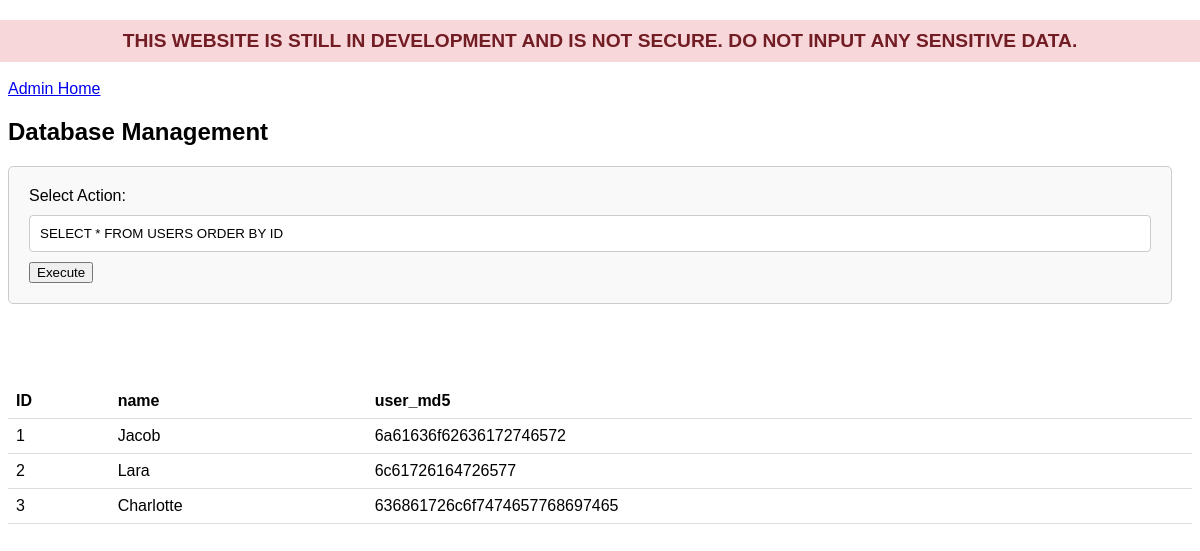
The page /admin/database on the database its author committed.
### tables this page shows
CREATE TABLE USERS (ID INTEGER PRIMARY KEY AUTOINCREMENT, name TEXT, user_md5 TEXT);

### main.py (the view, shortened to what this page needs)
@app.route("/admin/database", methods=["GET", "POST"])
def database_inline():
    query = "SELECT * FROM USERS ORDER BY ID"
    error = None
    data = []
    column_names = []
    if request.method == "POST":
        query = request.form.get("query")
    conn = get_db_connection()
    cursor = conn.cursor()
    try:
        cursor.execute(query)
        if cursor.description:
            data = cursor.fetchall()
            column_names = [description[0] for description in cursor.description]
    except sqlite3.Error as e:
        error = (f"Error executing query: {e}")
    finally:
        conn.close()
    return render_template("admin/database.html", query=query, data=data, error=error, column_names=column_names)

### main.py (called while the page is built)
def get_db_connection():
    conn = sqlite3.connect("data/database.db")
    conn.row_factory = sqlite3.Row  # Enable row factory for dict-like access
    return conn

@app.before_request
def construct_db():
    if not os.path.exists("data/database.db"):
        with open("data/database.db", "w") as db_file:
            pass  # Create an empty database file
    conn = get_db_connection()
    cursor = conn.cursor()
    cursor.execute(
        "CREATE TABLE IF NOT EXISTS USERS (ID INTEGER PRIMARY KEY AUTOINCREMENT, name TEXT, user_md5 TEXT)"
    )
    cursor.execute(
        "CREATE TABLE IF NOT EXISTS ADVANCEMENTS (ID INTEGER PRIMARY KEY AUTOINCREMENT, name TEXT, description TEXT, image TEXT)"
    )
    conn.commit()
    conn.close()

### templates/admin/database.html
<html lang="en-gb">
    {% include "admin/header.html" %}
    <body>
        <div class="content">
            <a href="/admin">Admin Home</a>
            <h2>Database Management</h2>
            <form method="POST" action="/admin/database" class="db-form">
                <label for="action">Select Action:</label>
                <input name="query" type="text" value="{{query}}" required>
                <button type="submit">Execute</button>
            </form>
            {% if error != None %}
                <p class="error">{{ error }}</p>
            {% else %}
                <table class="db-table">
                    <thead>
                        <tr>
                            {% if column_names %}
                                {% for name in column_names %}
                                    <th>{{ name }}</th>
                                {% endfor %}
                            {% endif %}
                        </tr>
                    </thead>
                    <tbody>
                        {% for row in data %}
                            <tr>
                                {% for item in row %}
                                    <td>{{ item }}</td>
                                {% endfor %}
                            </tr>
                        {% endfor %}
                    </tbody>
                </table>
            {% endif %}
        </div>
    </body>
</html>

### static/css/admin-styles.css (style rules this page uses)
* { font-family: 'Arial', sans-serif; }
body { margin: 0; padding: 8; padding-top: 10px; padding-top: 80px; }
.db-form { margin: 20px 20px 80px auto; padding: 20px; border: 1px solid #ccc; border-radius: 5px; background-color: #f9f9f9; }
.db-form input[type="text"] { width: 100%; padding: 10px; margin: 10px 0; border: 1px solid #ccc; border-radius: 4px; }
.db-table { width: 100%; border-collapse: collapse; }
.db-table th, .db-table td { padding: 8px; text-align: left; border-bottom: 1px solid #ddd; }

### rows shown on the page
USERS: row "1", name "Jacob", user_md5 "6a61636f62636172746572"
USERS: row "2", name "Lara", user_md5 "6c61726164726577"
USERS: row "3", name "Charlotte", user_md5 "636861726c6f7474657768697465"

### other values the page prints
{{ name }} "ID" "name" "user_md5"
